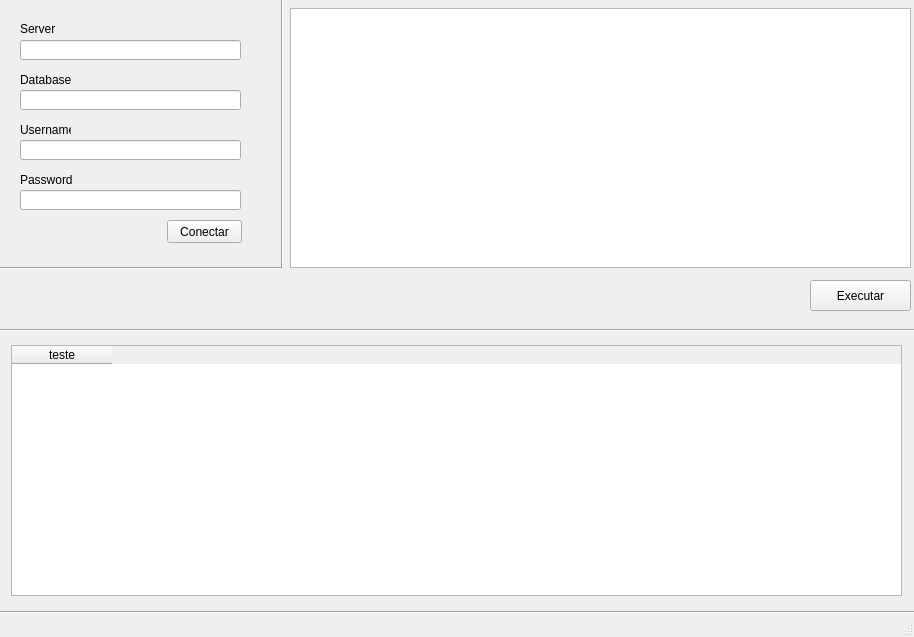
<?xml version="1.0" encoding="UTF-8"?>
<ui version="4.0">
 <class>MainWindow</class>
 <widget class="QMainWindow" name="MainWindow">
  <property name="geometry">
   <rect>
    <x>0</x>
    <y>0</y>
    <width>914</width>
    <height>637</height>
   </rect>
  </property>
  <property name="windowTitle">
   <string>MainWindow</string>
  </property>
  <widget class="QWidget" name="centralwidget">
   <widget class="QLineEdit" name="EdtServer">
    <property name="geometry">
     <rect>
      <x>20</x>
      <y>40</y>
      <width>221</width>
      <height>20</height>
     </rect>
    </property>
   </widget>
   <widget class="QLabel" name="label">
    <property name="geometry">
     <rect>
      <x>20</x>
      <y>21</y>
      <width>41</width>
      <height>16</height>
     </rect>
    </property>
    <property name="text">
     <string>Server</string>
    </property>
   </widget>
   <widget class="QLineEdit" name="EdtDatabase">
    <property name="geometry">
     <rect>
      <x>20</x>
      <y>90</y>
      <width>221</width>
      <height>20</height>
     </rect>
    </property>
   </widget>
   <widget class="QLabel" name="label_2">
    <property name="geometry">
     <rect>
      <x>20</x>
      <y>72</y>
      <width>61</width>
      <height>16</height>
     </rect>
    </property>
    <property name="text">
     <string>Database</string>
    </property>
   </widget>
   <widget class="QLineEdit" name="EdtUserName">
    <property name="geometry">
     <rect>
      <x>20</x>
      <y>140</y>
      <width>221</width>
      <height>20</height>
     </rect>
    </property>
   </widget>
   <widget class="QLabel" name="label_3">
    <property name="geometry">
     <rect>
      <x>20</x>
      <y>122</y>
      <width>51</width>
      <height>16</height>
     </rect>
    </property>
    <property name="text">
     <string>Username</string>
    </property>
   </widget>
   <widget class="QLineEdit" name="EdtPassword">
    <property name="geometry">
     <rect>
      <x>20</x>
      <y>190</y>
      <width>221</width>
      <height>20</height>
     </rect>
    </property>
   </widget>
   <widget class="QLabel" name="label_4">
    <property name="geometry">
     <rect>
      <x>20</x>
      <y>172</y>
      <width>61</width>
      <height>16</height>
     </rect>
    </property>
    <property name="text">
     <string>Password</string>
    </property>
   </widget>
   <widget class="QPushButton" name="BtnConectar">
    <property name="geometry">
     <rect>
      <x>167</x>
      <y>220</y>
      <width>75</width>
      <height>23</height>
     </rect>
    </property>
    <property name="text">
     <string>Conectar</string>
    </property>
   </widget>
   <widget class="Line" name="line">
    <property name="geometry">
     <rect>
      <x>0</x>
      <y>260</y>
      <width>281</width>
      <height>16</height>
     </rect>
    </property>
    <property name="orientation">
     <enum>Qt::Horizontal</enum>
    </property>
   </widget>
   <widget class="Line" name="line_2">
    <property name="geometry">
     <rect>
      <x>272</x>
      <y>-3</y>
      <width>20</width>
      <height>271</height>
     </rect>
    </property>
    <property name="orientation">
     <enum>Qt::Vertical</enum>
    </property>
   </widget>
   <widget class="QTextEdit" name="textEdit">
    <property name="geometry">
     <rect>
      <x>290</x>
      <y>8</y>
      <width>621</width>
      <height>260</height>
     </rect>
    </property>
   </widget>
   <widget class="QPushButton" name="BtnExecutar">
    <property name="geometry">
     <rect>
      <x>810</x>
      <y>280</y>
      <width>101</width>
      <height>31</height>
     </rect>
    </property>
    <property name="text">
     <string>Executar</string>
    </property>
   </widget>
   <widget class="Line" name="line_3">
    <property name="geometry">
     <rect>
      <x>-10</x>
      <y>320</y>
      <width>1001</width>
      <height>20</height>
     </rect>
    </property>
    <property name="orientation">
     <enum>Qt::Horizontal</enum>
    </property>
   </widget>
   <widget class="QTableWidget" name="tableWidget">
    <property name="geometry">
     <rect>
      <x>11</x>
      <y>345</y>
      <width>891</width>
      <height>251</height>
     </rect>
    </property>
    <column>
     <property name="text">
      <string>teste</string>
     </property>
    </column>
   </widget>
   <widget class="Line" name="line_4">
    <property name="geometry">
     <rect>
      <x>-20</x>
      <y>602</y>
      <width>1011</width>
      <height>20</height>
     </rect>
    </property>
    <property name="orientation">
     <enum>Qt::Horizontal</enum>
    </property>
   </widget>
  </widget>
  <widget class="QStatusBar" name="statusbar"/>
 </widget>
 <resources/>
 <connections/>
</ui>
